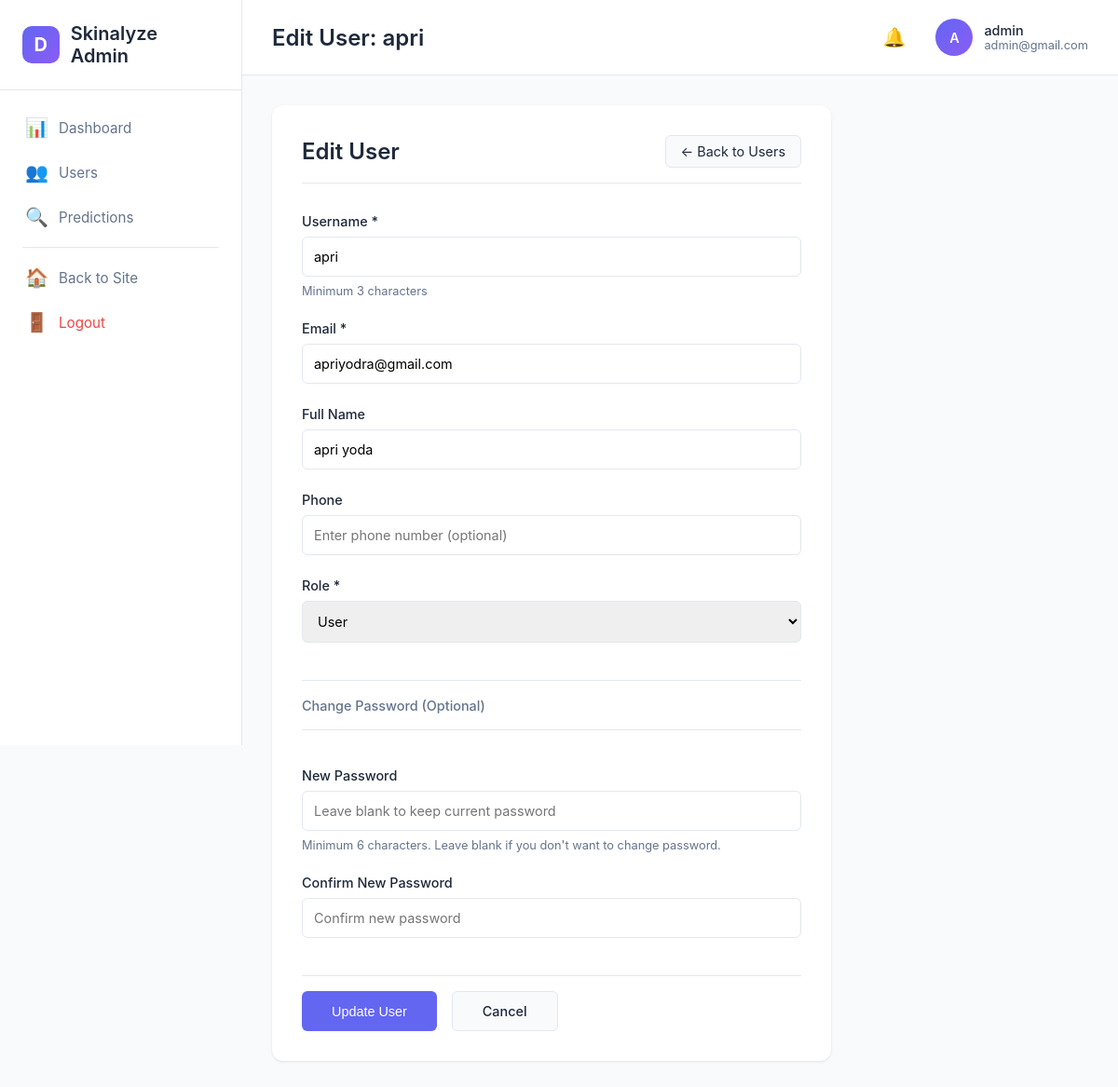
Screenshot of /admin/users/2/edit (signed in) with the database file from the repository.
### models.py (models this page shows, shortened)
class User(UserMixin, db.Model):
    __tablename__ = 'users'
    id = db.Column(db.Integer, primary_key=True)
    username = db.Column(db.String(80), unique=True, nullable=False, index=True)
    email = db.Column(db.String(120), unique=True, nullable=False, index=True)
    password_hash = db.Column(db.String(255), nullable=False)
    full_name = db.Column(db.String(100), nullable=True)
    phone = db.Column(db.String(20), nullable=True)
    role = db.Column(db.String(20), nullable=False, default='user')  # 'admin' or 'user'
    created_at = db.Column(db.DateTime, default=datetime.utcnow)
    updated_at = db.Column(db.DateTime, default=datetime.utcnow, onupdate=datetime.utcnow)
    def is_admin(self):
        return self.role == 'admin'

### app.py (the view, shortened to what this page needs)
@app.route('/admin/users/<int:user_id>/edit', methods=['GET', 'POST'])
@admin_required
def admin_edit_user(user_id):
    user = User.query.get_or_404(user_id)
    return render_template('admin/edit_user.html', user=user)

### app.py (called while the page is built)
@login_manager.user_loader
def load_user(user_id):
    return User.query.get(int(user_id))

def admin_required(f):
    @wraps(f)
    @login_required
    def decorated_function(*args, **kwargs):
        if not current_user.is_authenticated or not current_user.is_admin():
            flash('Akses ditolak. Hanya admin yang dapat mengakses halaman ini.', 'error')
            return redirect(url_for('index'))
        return f(*args, **kwargs)
    return decorated_function

### templates/admin/edit_user.html (shortened to what this page needs)
{% extends "admin/base.html" %}
{% block page_title %}Edit User: {{ user.username }}{% endblock %}
{% block content %}
<div class="admin-page-container">
    <div class="admin-form-card">
        <div class="form-header">
            <h2>Edit User</h2>
            <a href="{{ url_for('admin_users') }}" class="btn-back">← Back to Users</a>
        </div>
        <form method="POST" class="admin-form">
            <div class="form-group">
                <label for="username">Username *</label>
                <input type="text" id="username" name="username"
                       value="{{ username or user.username }}" required
                       minlength="3" placeholder="Enter username">
                <small>Minimum 3 characters</small>
            </div>
            <div class="form-group">
                <label for="email">Email *</label>
                <input type="email" id="email" name="email"
                       value="{{ email or user.email }}" required
                       placeholder="Enter email address">
            </div>
            <div class="form-group">
                <label for="full_name">Full Name</label>
                <input type="text" id="full_name" name="full_name"
                       value="{{ full_name or user.full_name or '' }}"
                       placeholder="Enter full name (optional)">
            </div>
            <div class="form-group">
                <label for="phone">Phone</label>
                <input type="text" id="phone" name="phone"
                       value="{{ phone or user.phone or '' }}"
                       placeholder="Enter phone number (optional)">
            </div>
            <div class="form-group">
                <label for="role">Role *</label>
                <select id="role" name="role" required>
                    <option value="user" {% if (role or user.role) == 'user' %}selected{% endif %}>User</option>
                </select>
            </div>
            <div class="form-divider">
                <span>Change Password (Optional)</span>
            </div>
            <div class="form-group">
                <label for="password">New Password</label>
                <input type="password" id="password" name="password"
                       minlength="6"
                       placeholder="Leave blank to keep current password">
                <small>Minimum 6 characters. Leave blank if you don't want to change password.</small>
            </div>
            <div class="form-group">
                <label for="password_confirm">Confirm New Password</label>
                <input type="password" id="password_confirm" name="password_confirm"
                       minlength="6"
                       placeholder="Confirm new password">
            </div>
            <div class="form-actions">
                <button type="submit" class="btn-submit">Update User</button>
                <a href="{{ url_for('admin_users') }}" class="btn-cancel">Cancel</a>
            </div>
        </form>
    </div>
</div>
{% endblock %}

### templates/admin/base.html (shortened to what this page needs)
<!DOCTYPE html>
<html lang="id">
<head>
    <link rel="stylesheet" href="{{ url_for('static', filename='css/admin.css') }}">
</head>
<body>
    <div class="admin-container">
        <aside class="admin-sidebar">
            <div class="sidebar-header">
                <div class="sidebar-logo">
                    <div class="logo-icon">D</div>
                    <span class="logo-text">Skinalyze Admin</span>
                </div>
            </div>
            <nav class="sidebar-nav">
                <a href="{{ url_for('admin_dashboard') }}" class="nav-item {% if request.endpoint == 'admin_dashboard' %}active{% endif %}">
                    <span class="nav-icon">📊</span>
                    <span class="nav-text">Dashboard</span>
                </a>
                <a href="{{ url_for('admin_users') }}" class="nav-item {% if request.endpoint in ['admin_users', 'admin_user_detail'] %}active{% endif %}">
                    <span class="nav-icon">👥</span>
                    <span class="nav-text">Users</span>
                </a>
                <a href="{{ url_for('admin_predictions') }}" class="nav-item {% if request.endpoint == 'admin_predictions' %}active{% endif %}">
                    <span class="nav-icon">🔍</span>
                    <span class="nav-text">Predictions</span>
                </a>
                <div class="nav-divider"></div>
                <a href="{{ url_for('index') }}" class="nav-item">
                    <span class="nav-icon">🏠</span>
                    <span class="nav-text">Back to Site</span>
                </a>
                <a href="{{ url_for('logout') }}" class="nav-item nav-logout">
                    <span class="nav-icon">🚪</span>
                    <span class="nav-text">Logout</span>
                </a>
            </nav>
        </aside>
        <div class="admin-main">
            <header class="admin-header">
                <div class="header-left">
                    <h1 class="page-title">{% block page_title %}Dashboard{% endblock %}</h1>
                </div>
                <div class="header-right">
                    <div class="header-notification">
                        <span class="notification-icon">🔔</span>
                    </div>
                    <div class="header-profile">
                        <div class="profile-avatar-small">
                            <span>{{ current_user.username[0].upper() }}</span>
                        </div>
                        <div class="profile-info-small">
                            <div class="profile-name">{{ current_user.full_name or current_user.username }}</div>
                            <div class="profile-email">{{ current_user.email }}</div>
                        </div>
                    </div>
                </div>
            </header>
            <main class="admin-content">
                {% block content %}{% endblock %}
            </main>
        </div>
    </div>
</body>
</html>

### rows the page displays
User: username "apri", email "apriyodra@gmail.com", full_name "apri yoda", role "User"
User: username "A", full_name "admin", email "admin@gmail.com"
